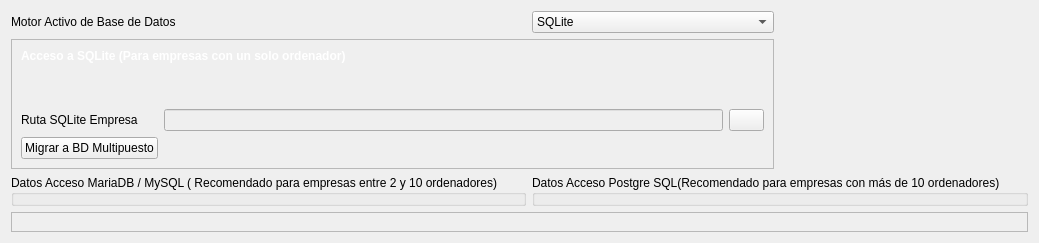
         <widget class="QWidget" name="tabWidgetPage2">
          <attribute name="title">
           <string>Datos conexión Base de datos</string>
          </attribute>
          <layout class="QGridLayout" name="gridLayout_5">
           <item row="0" column="0">
            <widget class="QLabel" name="label_2">
             <property name="text">
              <string>Motor Activo de Base de Datos</string>
             </property>
            </widget>
           </item>
           <item row="6" column="0" colspan="5">
            <widget class="QFrame" name="mysql_frame">
             <property name="enabled">
              <bool>true</bool>
             </property>
             <property name="sizePolicy">
              <sizepolicy hsizetype="Preferred" vsizetype="Maximum">
               <horstretch>0</horstretch>
               <verstretch>0</verstretch>
              </sizepolicy>
             </property>
             <property name="frameShape">
              <enum>QFrame::Shape::StyledPanel</enum>
             </property>
             <property name="frameShadow">
              <enum>QFrame::Shadow::Raised</enum>
             </property>
             <layout class="QGridLayout" name="gridLayout_4"/>
            </widget>
           </item>
           <item row="2" column="0" rowspan="4">
            <widget class="QGroupBox" name="groupBox_8">
             <property name="title">
              <string>Datos Acceso MariaDB / MySQL ( Recomendado para empresas entre 2 y 10 ordenadores)</string>
             </property>
             <widget class="QWidget" name="gridLayoutWidget_2">
              <property name="geometry">
               <rect>
                <x>100</x>
                <y>40</y>
                <width>373</width>
                <height>228</height>
               </rect>
              </property>
              <layout class="QGridLayout" name="gridLayout_19">
               <item row="0" column="4">
                <widget class="QLineEdit" name="mariadb_port"/>
               </item>
               <item row="2" column="0" colspan="2">
                <widget class="QLabel" name="label_87">
                 <property name="text">
                  <string>Usuario:</string>
                 </property>
                </widget>
               </item>
               <item row="3" column="0" colspan="2">
                <widget class="QLabel" name="label_83">
                 <property name="text">
                  <string>Password:</string>
                 </property>
                </widget>
               </item>
               <item row="1" column="3" colspan="2">
                <widget class="QLineEdit" name="mariadb_name"/>
               </item>
               <item row="3" column="3" colspan="2">
                <widget class="QLineEdit" name="mariadb_password"/>
               </item>
               <item row="2" column="3" colspan="2">
                <widget class="QLineEdit" name="mariadb_user"/>
               </item>
               <item row="1" column="0" colspan="2">
                <widget class="QLabel" name="label_82">
                 <property name="text">
                  <string>Nombre Base de Datos:</string>
                 </property>
                </widget>
               </item>
               <item row="0" column="1">
                <widget class="QLineEdit" name="mariadb_host"/>
               </item>
               <item row="0" column="3">
                <widget class="QLabel" name="label_84">
                 <property name="text">
                  <string>Puerto:</string>
                 </property>
                </widget>
               </item>
               <item row="0" column="0">
                <widget class="QLabel" name="label_86">
                 <property name="text">
                  <string>Host:</string>
                 </property>
                </widget>
               </item>
               <item row="6" column="0" colspan="2">
                <widget class="QPushButton" name="btnCreaMaestrosMariaDB">
                 <property name="text">
                  <string>Crea DB Maestros</string>
                 </property>
                </widget>
               </item>
               <item row="6" column="3" colspan="2">
                <widget class="QPushButton" name="btnCrearDBMariaDb">
                 <property name="text">
                  <string>Crear DB</string>
                 </property>
                </widget>
               </item>
               <item row="5" column="0" colspan="5">
                <widget class="QPushButton" name="btnTestBDMariaDB">
                 <property name="text">
                  <string>Test Database conexion</string>
                 </property>
                </widget>
               </item>
              </layout>
             </widget>
            </widget>
           </item>
           <item row="0" column="1" colspan="2">
            <widget class="QComboBox" name="motordb">
             <item>
              <property name="text">
               <string>SQLite</string>
              </property>
             </item>
             <item>
              <property name="text">
               <string>MariaDB</string>
              </property>
             </item>
             <item>
              <property name="text">
               <string>PostgreSQL</string>
              </property>
             </item>
             <item>
              <property name="text">
               <string>MySQL</string>
              </property>
             </item>
            </widget>
           </item>
           <item row="1" column="0" colspan="3">
            <widget class="QFrame" name="sqlite_frame">
             <property name="enabled">
              <bool>true</bool>
             </property>
             <property name="sizePolicy">
              <sizepolicy hsizetype="Preferred" vsizetype="Maximum">
               <horstretch>0</horstretch>
               <verstretch>0</verstretch>
              </sizepolicy>
             </property>
             <property name="frameShape">
              <enum>QFrame::Shape::StyledPanel</enum>
             </property>
             <property name="frameShadow">
              <enum>QFrame::Shadow::Raised</enum>
             </property>
             <layout class="QGridLayout" name="gridLayout_3">
              <item row="0" column="0" colspan="2">
               <widget class="QLabel" name="label_4">
                <property name="text">
                 <string>&lt;html&gt;&lt;head/&gt;&lt;body&gt;&lt;p&gt;&lt;span style=&quot; font-weight:700; color:#ffffff;&quot;&gt;Acceso a SQLite (Para empresas con un solo ordenador)&lt;/span&gt;&lt;/p&gt;&lt;p&gt;&lt;span style=&quot; font-weight:700; color:#ffffff;&quot;&gt;&lt;br/&gt;&lt;/span&gt;&lt;/p&gt;&lt;/body&gt;&lt;/html&gt;</string>
                </property>
               </widget>
              </item>
              <item row="1" column="2">
               <widget class="QPushButton" name="btnSelecionarBDSQLite">
                <property name="maximumSize">
                 <size>
                  <width>35</width>
                  <height>35</height>
                 </size>
                </property>
                <property name="text">
                 <string/>
                </property>
                <property name="icon">
                 <iconset resource="designer.qrc">
                  <normaloff>:/modules/images/find.png</normaloff>:/modules/images/find.png</iconset>
                </property>
                <property name="iconSize">
                 <size>
                  <width>32</width>
                  <height>32</height>
                 </size>
                </property>
               </widget>
              </item>
              <item row="1" column="0">
               <widget class="QLabel" name="label_3">
                <property name="text">
                 <string>Ruta SQLite Empresa</string>
                </property>
               </widget>
              </item>
              <item row="1" column="1">
               <widget class="QLineEdit" name="archivo_sqlite">
                <property name="enabled">
                 <bool>false</bool>
                </property>
                <property name="maximumSize">
                 <size>
                  <width>16777215</width>
                  <height>32</height>
                 </size>
                </property>
               </widget>
              </item>
              <item row="2" column="0">
               <widget class="QPushButton" name="btn_migrar">
                <property name="text">
                 <string>Migrar a BD Multipuesto</string>
                </property>
               </widget>
              </item>
             </layout>
            </widget>
           </item>
           <item row="2" column="1" rowspan="4" colspan="4">
            <widget class="QGroupBox" name="groupBox_9">
             <property name="title">
              <string>Datos Acceso Postgre SQL(Recomendado para empresas con más de 10 ordenadores)</string>
             </property>
             <widget class="QWidget" name="gridLayoutWidget">
              <property name="geometry">
               <rect>
                <x>80</x>
                <y>40</y>
                <width>471</width>
                <height>228</height>
               </rect>
              </property>
              <layout class="QGridLayout" name="gridLayout_18">
               <item row="1" column="3" colspan="2">
                <widget class="QLineEdit" name="postgre_name"/>
               </item>
               <item row="0" column="1">
                <widget class="QLineEdit" name="postgre_host"/>
               </item>
               <item row="2" column="3" colspan="2">
                <widget class="QLineEdit" name="postgre_user"/>
               </item>
               <item row="0" column="4">
                <widget class="QLineEdit" name="postgre_port"/>
               </item>
               <item row="0" column="0">
                <widget class="QLabel" name="label_56">
                 <property name="text">
                  <string>Host:</string>
                 </property>
                </widget>
               </item>
               <item row="0" column="3">
                <widget class="QLabel" name="label_78">
                 <property name="text">
                  <string>Puerto:</string>
                 </property>
                </widget>
               </item>
               <item row="3" column="0" colspan="2">
                <widget class="QLabel" name="label_81">
                 <property name="text">
                  <string>Password:</string>
                 </property>
                </widget>
               </item>
               <item row="2" column="0" colspan="2">
                <widget class="QLabel" name="label_80">
                 <property name="text">
                  <string>Usuario:</string>
                 </property>
                </widget>
               </item>
               <item row="1" column="0" colspan="2">
                <widget class="QLabel" name="label_79">
                 <property name="text">
                  <string>Nombre Base de Datos:</string>
                 </property>
                </widget>
               </item>
               <item row="3" column="3" colspan="2">
                <widget class="QLineEdit" name="postgre_password"/>
               </item>
               <item row="5" column="0" colspan="2">
                <widget class="QPushButton" name="btnCreaMaestrosPostgre">
                 <property name="text">
                  <string>Crea DB Maestros</string>
                 </property>
                </widget>
               </item>
               <item row="5" column="3" colspan="2">
                <widget class="QPushButton" name="btnCrearDBPostgreSQL">
                 <property name="text">
                  <string>Crear BD</string>
                 </property>
                </widget>
               </item>
               <item row="4" column="0" colspan="5">
                <widget class="QPushButton" name="btnTestDBPostgreSQL">
                 <property name="text">
                  <string>Test Database conexion</string>
                 </property>
                </widget>
               </item>
              </layout>
             </widget>
            </widget>
           </item>
          </layout>
         </widget>
